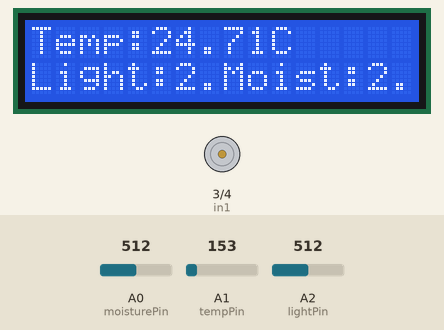
A sketch run on a simulated Arduino Uno, built with avr-gcc and run on an emulated ATmega328P. Shown: 16×2 character LCD, motor-driver pin pairs drawn as motors (green arrow = first pin HIGH = forward, orange = second pin HIGH = backward, longer = more drive, scaled by the enable pin). Inputs (shaded band) come from the test bench; at power-on: A1 (tempPin) = 153, A0 (moisturePin) = 512, A2 (lightPin) = 512. What the sketch prints to the serial monitor is not drawn.

Above: at 1.3 s.
1.4 s: A1 (tempPin) set to 180
At 3.4 s:
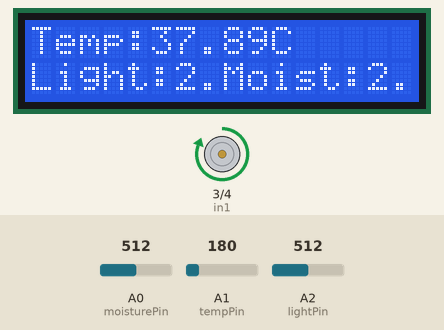
3.7 s: A0 (moisturePin) set to 716
At 5.5 s:
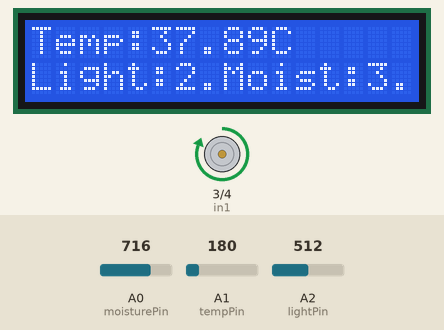
5.8 s: A2 (lightPin) set to 716
At 7.4 s:
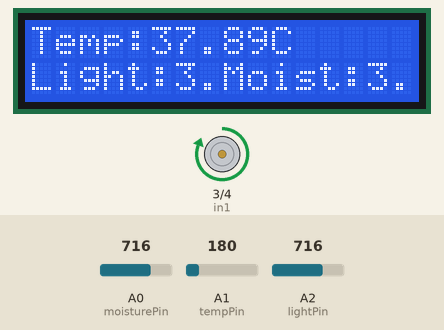
7.8 s: A1 (tempPin) set to 175
At 9.4 s:
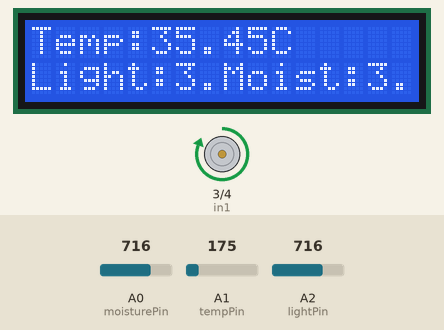
9.9 s: A0 (moisturePin) set to 810
11.7 s: A0 (moisturePin) set to 827
At 13.3 s:
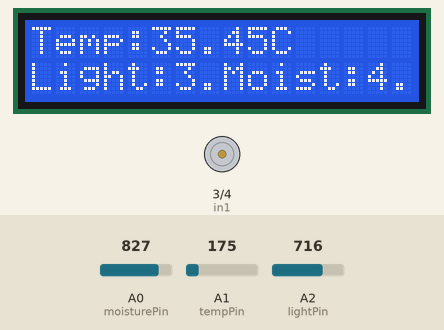
Timing chart, 0 to 14.8 s (numbered marks = the images above; inputs shaded):
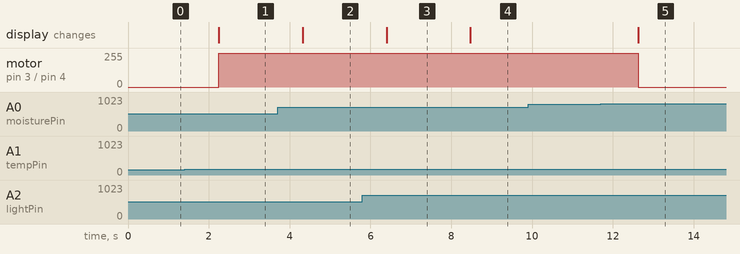

Measured:
- the behaviour switches between 163 and 164 on A1 (tempPin) (found by bisection; images 0 and 1)
- the behaviour switches between 819 and 820 on A0 (moisturePin) (found by bisection; images 4 and 5)
- after the input at 1.4 s, motor on pin 3 (in1) / pin 4 (in2): stopped → forward 255/255 after 0.84 s; the display: changes after 0.84 s (image 1)
- after the input at 3.7 s, the display: changes after 0.62 s (image 2)
- after the input at 5.8 s, the display: changes after 0.60 s (image 3)
- after the input at 7.8 s, the display: changes after 0.68 s (image 4)
- after the input at 9.9 s, every drawn part: stays the same
- after the input at 11.7 s, motor on pin 3 (in1) / pin 4 (in2): forward 255/255 → stopped after 0.93 s; the display: changes after 0.93 s (image 5)

The sketch:

Smartirrigation.ino
```cpp
#include <Wire.h>
#include <LiquidCrystal_I2C.h>

// Define the pins for the motor control
int enA = 5;  // Enable pin for the L293D motor driver
int in1 = 3;  // Input pin 1 for the L293D motor driver
int in2 = 4;  // Input pin 2 for the L293D motor driver

LiquidCrystal_I2C lcd(32,16,2);

// Define the pins for the sensors
int tempPin = A1;     // Temperature sensor is connected to A1
int lightPin = A2;    // Light sensor is connected to A2
int moisturePin = A0; // Soil moisture sensor is connected to A0

void setup() {
 // Initialize the Serial Monitor
  	lcd.begin(16,2);
	lcd.init();
	lcd.backlight();
	Serial.begin(9600);


  // Set the motor control pins as outputs
  pinMode(enA, OUTPUT);
  pinMode(in1, OUTPUT);
  pinMode(in2, OUTPUT);
}

void loop() {
  // Read the sensor values
  int tempValue = analogRead(tempPin);
  int lightValue = analogRead(lightPin);
  int moistureValue = analogRead(moisturePin);

  // Convert the sensor values to their corresponding units
  float temp = (((tempValue * 5.0) / 1024.0)-0.5)*100;
  float light = (lightValue * 5.0) / 1024.0;
  float moisture = (moistureValue * 5.0) / 1024.0;


  Serial.print("Temp ");
  Serial.print(temp);
  Serial.println(" C");
  Serial.print("Light:");
  Serial.print(light);
  Serial.println("V");
  Serial.print("Moist: ");
  Serial.print(moisture);
  Serial.println("V");

   // Display the sensor values on the LCD screen
  lcd.clear(); // Clear the LCD screen
  lcd.setCursor(0, 0); // Set the cursor to the top-left corner
  lcd.print("Temp:"); // Print the temperature label
  lcd.print(temp); // Print the temperature value
  lcd.print("C"); // Print the temperature unit
  lcd.setCursor(0, 1); // Set the cursor to the second row
  lcd.print("Light:"); // Print the light label
  lcd.print(light); // Print the light value
  lcd.print("V"); // Print the light unit
  lcd.setCursor(8, 1); // Set the cursor to the second row, ninth column
  lcd.print("Moist:"); // Print the moisture label
  lcd.print(moisture); // Print the moisture value
  lcd.print("V"); // Print the moisture unit

  // Control the motor based on the sensor readings
  if((temp > 30 || light < 2)&& moisture < 4 ) {
    // If it's hot, the soil is dry, and it's morning, turn on the motor
    digitalWrite(in1, HIGH);
    digitalWrite(in2, LOW);
    analogWrite(enA, 255); // Set the motor speed to maximum
    Serial.println("Turning on the motor...");
  } else {
    // Otherwise, turn off the motor
    digitalWrite(in1, LOW);
    digitalWrite(in2, LOW);
    analogWrite(enA, 0); // Set the motor speed to 0
    Serial.println("Turning off the motor...");
  }

  // Wait for 1 second before taking another reading
  delay(1000);
}
```
